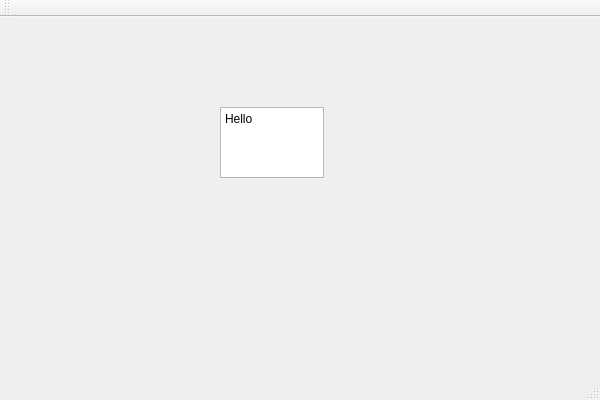
<?xml version="1.0" encoding="UTF-8"?>
<ui version="4.0">
 <class>WheelEventTestClass</class>
 <widget class="QMainWindow" name="WheelEventTestClass">
  <property name="geometry">
   <rect>
    <x>0</x>
    <y>0</y>
    <width>600</width>
    <height>400</height>
   </rect>
  </property>
  <property name="windowTitle">
   <string>WheelEventTest</string>
  </property>
  <widget class="QWidget" name="centralWidget">
   <widget class="QTextEdit" name="textEdit">
    <property name="geometry">
     <rect>
      <x>220</x>
      <y>90</y>
      <width>104</width>
      <height>71</height>
     </rect>
    </property>
    <property name="html">
     <string>&lt;!DOCTYPE HTML PUBLIC &quot;-//W3C//DTD HTML 4.0//EN&quot; &quot;http://www.w3.org/TR/REC-html40/strict.dtd&quot;&gt;
&lt;html&gt;&lt;head&gt;&lt;meta name=&quot;qrichtext&quot; content=&quot;1&quot; /&gt;&lt;style type=&quot;text/css&quot;&gt;
p, li { white-space: pre-wrap; }
&lt;/style&gt;&lt;/head&gt;&lt;body style=&quot; font-family:'SimSun'; font-size:9pt; font-weight:400; font-style:normal;&quot;&gt;
&lt;p style=&quot; margin-top:0px; margin-bottom:0px; margin-left:0px; margin-right:0px; -qt-block-indent:0; text-indent:0px;&quot;&gt;Hello&lt;/p&gt;&lt;/body&gt;&lt;/html&gt;</string>
    </property>
   </widget>
  </widget>
  <widget class="QMenuBar" name="menuBar">
   <property name="geometry">
    <rect>
     <x>0</x>
     <y>0</y>
     <width>600</width>
     <height>23</height>
    </rect>
   </property>
  </widget>
  <widget class="QToolBar" name="mainToolBar">
   <attribute name="toolBarArea">
    <enum>TopToolBarArea</enum>
   </attribute>
   <attribute name="toolBarBreak">
    <bool>false</bool>
   </attribute>
  </widget>
  <widget class="QStatusBar" name="statusBar"/>
 </widget>
 <layoutdefault spacing="6" margin="11"/>
 <resources>
  <include location="wheeleventtest.qrc"/>
 </resources>
 <connections/>
</ui>
